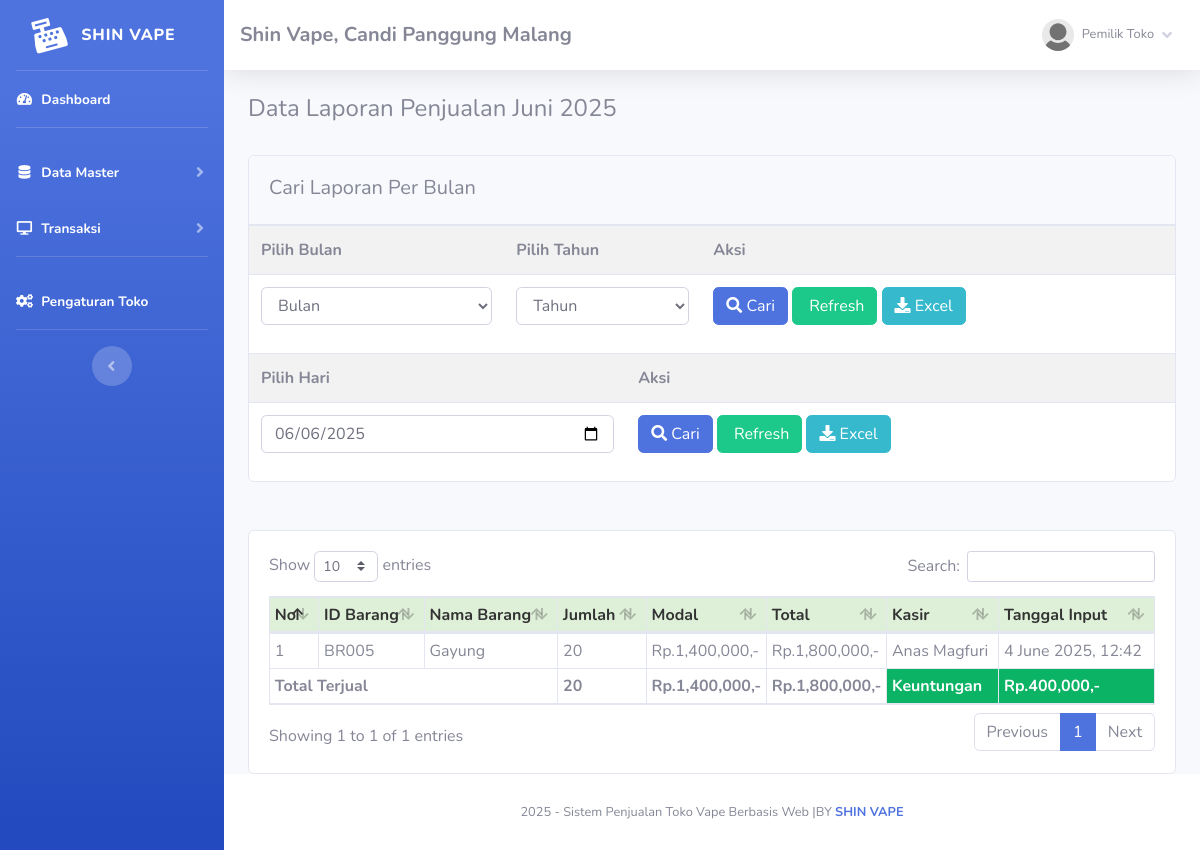
Page /index.php?page=laporan (signed in) on the committed database.
### tables this page shows
CREATE TABLE `toko` (
  `id_toko` int NOT NULL,
  `nama_toko` varchar(255) NOT NULL,
  `alamat_toko` text NOT NULL,
  `tlp` varchar(255) NOT NULL,
  `nama_pemilik` varchar(255) NOT NULL
);

CREATE TABLE `member` (
  `id_member` int NOT NULL,
  `nm_member` varchar(255) NOT NULL,
  `alamat_member` text NOT NULL,
  `telepon` varchar(255) NOT NULL,
  `email` varchar(255) NOT NULL,
  `gambar` text NOT NULL,
  `NIK` text NOT NULL
);

CREATE TABLE `nota` (
  `id_nota` int NOT NULL,
  `id_barang` varchar(255) NOT NULL,
  `id_member` int NOT NULL,
  `jumlah` varchar(255) NOT NULL,
  `total` varchar(255) NOT NULL,
  `tanggal_input` varchar(255) NOT NULL,
  `periode` varchar(255) DEFAULT NULL
);

CREATE TABLE `barang` (
  `id` int NOT NULL,
  `id_barang` varchar(255) NOT NULL,
  `id_kategori` int NOT NULL,
  `nama_barang` text NOT NULL,
  `merk` varchar(255) NOT NULL,
  `harga_beli` varchar(255) NOT NULL,
  `harga_jual` varchar(255) NOT NULL,
  `satuan_barang` varchar(255) NOT NULL,
  `stok` text NOT NULL,
  `tgl_input` varchar(255) NOT NULL,
  `tgl_update` varchar(255) DEFAULT NULL
);

### fungsi/view/view.php (called while the page is built, shortened)
<?php
class view
{
    protected $db;
    public function __construct($db)
    {
        $this->db = $db;
    }
    public function member_edit($id)
    {
        $sql = "select member.*, login.*
                from member inner join login on member.id_member = login.id_member
                where member.id_member= ?";
        $row = $this->db->prepare($sql);
        $row->execute(array($id));
        $hasil = $row->fetch();
        return $hasil;
    }
    public function toko()
    {
        $sql = "select*from toko where id_toko='1'";
        $row = $this->db->prepare($sql);
        $row->execute();
        $hasil = $row->fetch();
        return $hasil;
    }
    public function jual()
    {
        $sql = "SELECT nota.* , barang.id_barang, barang.nama_barang, barang.harga_beli, member.id_member,
                member.nm_member from nota
                left join barang on barang.id_barang=nota.id_barang
                left join member on member.id_member=nota.id_member
                where nota.periode = ?
                ORDER BY id_nota DESC";
        $row = $this->db->prepare($sql);
        $row->execute(array(date('m-Y')));
        $hasil = $row->fetchAll();
        return $hasil;
    }
}

### admin/module/laporan/index.php (the view, shortened to what this page needs)
 <?php
	$bulan_tes =array(
		'01'=>"Januari",
		'02'=>"Februari",
		'03'=>"Maret",
		'04'=>"April",
		'05'=>"Mei",
		'06'=>"Juni",
		'07'=>"Juli",
		'08'=>"Agustus",
		'09'=>"September",
		'10'=>"Oktober",
		'11'=>"November",
		'12'=>"Desember"
	);
?>
<div class="row">
	<div class="col-md-12">
		<h4>
			<?php if(!empty($_GET['cari'])){ ?>
			Data Laporan Penjualan <?= $bulan_tes[$_POST['bln']];?> <?= $_POST['thn'];?>
			<?php }elseif(!empty($_GET['hari'])){?>
			Data Laporan Penjualan <?= $_POST['hari'];?>
			<?php }else{?>
			Data Laporan Penjualan <?= $bulan_tes[date('m')];?> <?= date('Y');?>
			<?php }?>
		</h4>
		<br />
		<div class="card">
			<div class="card-header">
				<h5 class="card-title mt-2">Cari Laporan Per Bulan</h5>
			</div>
			<div class="card-body p-0">
				<form method="post" action="index.php?page=laporan&cari=ok">
					<table class="table table-striped">
						<tr>
							<th>
								Pilih Bulan
							</th>
							<th>
								Pilih Tahun
							</th>
							<th>
								Aksi
							</th>
						</tr>
						<tr>
							<td>
								<select name="bln" class="form-control">
									<option selected="selected">Bulan</option>
								</select>
							</td>
							<td>
							<?php
								echo "<select name='thn' class='form-control'>";
								echo '
								<option selected="selected">Tahun</option>';
								echo "</select>";
							?>
							</td>
							<td>
								<button class="btn btn-primary">
									<i class="fa fa-search"></i> Cari
								</button>
								<a href="index.php?page=laporan" class="btn btn-success">
									<i class="fa fa-refresh"></i> Refresh</a>
								<?php if(!empty($_GET['cari'])){?>
								<a href="excel.php?cari=yes&bln=<?=$_POST['bln'];?>&thn=<?=$_POST['thn'];?>"
									class="btn btn-info"><i class="fa fa-download"></i>
									Excel</a>
								<?php }else{?>
								<a href="excel.php" class="btn btn-info"><i class="fa fa-download"></i>
									Excel</a>
								<?php }?>
							</td>
						</tr>
					</table>
				</form>
				<form method="post" action="index.php?page=laporan&hari=cek">
					<table class="table table-striped">
						<tr>
							<th>
								Pilih Hari
							</th>
							<th>
								Aksi
							</th>
						</tr>
						<tr>
							<td>
								<input type="date" value="<?= date('Y-m-d');?>" class="form-control" name="hari">
							</td>
							<td>
								<button class="btn btn-primary">
									<i class="fa fa-search"></i> Cari
								</button>
								<a href="index.php?page=laporan" class="btn btn-success">
									<i class="fa fa-refresh"></i> Refresh</a>
								<?php if(!empty($_GET['hari'])){?>
								<a href="excel.php?hari=cek&tgl=<?= $_POST['hari'];?>" class="btn btn-info"><i
										class="fa fa-download"></i>
									Excel</a>
								<?php }else{?>
								<a href="excel.php" class="btn btn-info"><i class="fa fa-download"></i>
									Excel</a>
								<?php }?>
							</td>
						</tr>
					</table>
				</form>
			</div>
		</div>
         <br />
         <br />
		<div class="card">
			<div class="card-body">
				<div class="table-responsive">
					<table class="table table-bordered w-100 table-sm" id="example1">
						<thead>
							<tr style="background:#DFF0D8;color:#333;">
								<th> No</th>
								<th> ID Barang</th>
								<th> Nama Barang</th>
								<th style="width:10%;"> Jumlah</th>
								<th style="width:10%;"> Modal</th>
								<th style="width:10%;"> Total</th>
								<th> Kasir</th>
								<th> Tanggal Input</th>
							</tr>
						</thead>
						<tbody>
							<?php
								$no=1;
								if(!empty($_GET['cari'])){
									$periode = $_POST['bln'].'-'.$_POST['thn'];
									$no=1;
									$jumlah = 0;
									$bayar = 0;
									$hasil = $lihat -> periode_jual($periode);
								}elseif(!empty($_GET['hari'])){
									$hari = $_POST['hari'];
									$no=1;
									$jumlah = 0;
									$bayar = 0;
									$hasil = $lihat -> hari_jual($hari);
								}else{
									$hasil = $lihat -> jual();
								}
							?>
							<?php
								$bayar = 0;
								$jumlah = 0;
								$modal = 0;
								foreach($hasil as $isi){
									$bayar += $isi['total'];
									$modal += $isi['harga_beli']* $isi['jumlah'];
									$jumlah += $isi['jumlah'];
							?>
							<tr>
								<td><?php echo $no;?></td>
								<td><?php echo $isi['id_barang'];?></td>
								<td><?php echo $isi['nama_barang'];?></td>
								<td><?php echo $isi['jumlah'];?> </td>
								<td>Rp.<?php echo number_format($isi['harga_beli']* $isi['jumlah']);?>,-</td>
								<td>Rp.<?php echo number_format($isi['total']);?>,-</td>
								<td><?php echo $isi['nm_member'];?></td>
								<td><?php echo $isi['tanggal_input'];?></td>
							</tr>
							<?php $no++; }?>
						</tbody>
						<tfoot>
							<tr>
								<th colspan="3">Total Terjual</td>
								<th><?php echo $jumlah;?></td>
								<th>Rp.<?php echo number_format($modal);?>,-</th>
								<th>Rp.<?php echo number_format($bayar);?>,-</th>
								<th style="background:#0bb365;color:#fff;">Keuntungan</th>
								<th style="background:#0bb365;color:#fff;">
									Rp.<?php echo number_format($bayar-$modal);?>,-</th>
							</tr>
						</tfoot>
					</table>
				</div>
			</div>
		</div>
     </div>
 </div>

### admin/template/sidebar.php (shortened to what this page needs)
<?php
$id = $_SESSION['admin']['id_member'];
$hasil_profil = $lihat->member_edit($id);
?>
<ul class="navbar-nav bg-gradient-primary sidebar sidebar-dark accordion" id="accordionSidebar">
    <a class="sidebar-brand d-flex align-items-center justify-content-center" href="index.php">
        <div class="sidebar-brand-icon rotate-n-15">
            <i class="fas fa-cash-register"></i>
        </div>
        <div class="sidebar-brand-text mx-3">Shin Vape<sup></sup></div>
    </a>
    <hr class="sidebar-divider my-0">
    <li class="nav-item active">
        <a class="nav-link" href="index.php">
            <i class="fas fa-fw fa-tachometer-alt"></i>
            <span>Dashboard</span></a>
    </li>
    <hr class="sidebar-divider">
    <li class="nav-item active">
        <a class="nav-link collapsed" href="#" data-toggle="collapse" data-target="#collapseTwo" aria-expanded="true"
            aria-controls="collapseTwo">
            <i class="fas fa-fw fa-database"></i>
            <span>Data Master</span>
        </a>
    </li>
    <li class="nav-item active">
        <a class="nav-link collapsed" href="#" data-toggle="collapse" data-target="#collapse3" aria-expanded="true"
            aria-controls="collapse3">
            <i class="fas fa-fw fa-desktop"></i>
            <span>Transaksi</span>
        </a>
    </li>
    <hr class="sidebar-divider">
    <li class="nav-item active">
        <a class="nav-link" href="index.php?page=pengaturan">
            <i class="fas fa-fw fa-cogs"></i>
            <span>Pengaturan Toko</span></a>
    </li>
    <hr class="sidebar-divider d-none d-md-block">
    <div class="text-center d-none d-md-inline">
        <button class="rounded-circle border-0" id="sidebarToggle"></button>
    </div>
</ul>
<div id="content-wrapper" class="d-flex flex-column">
    <div id="content">
        <nav class="navbar navbar-expand navbar-light bg-white topbar mb-4 static-top shadow">
            <h5 class="d-lg-block d-none mt-2"><b><?php echo $toko['nama_toko']; ?>,
                    <?php echo $toko['alamat_toko']; ?></b></h5>
            <ul class="navbar-nav ml-auto">
                <li class="nav-item dropdown no-arrow">
                    <a class="nav-link dropdown-toggle" href="#" id="userDropdown" role="button" data-toggle="dropdown"
                        aria-haspopup="true" aria-expanded="false">
                        <img class="img-profile rounded-circle"
                            src="assets/img/user/<?php echo $hasil_profil['gambar']; ?>">
                        <span
                            class="mr-2 d-none d-lg-inline text-gray-600 small ml-2"><?php echo $hasil_profil['nm_member']; ?></span>
                        <i class="fas fa-angle-down"></i>
                    </a>
                </li>
            </ul>
        </nav>
        <div class="container-fluid">

### rows in the picture
toko: nama_toko "Shin Vape", alamat_toko "Candi Panggung Malang"
nota: barang.id_barang "BR005", barang.nama_barang "Gayung", jumlah "20", $isi['harga_beli']*$isi['jumlah'] "1,400,000", total "1,800,000", id_member.nm_member "Anas Magfuri", tanggal_input "4 June 2025, 12:42"

### other values in the picture
$hasil_profil['nm_member'] "Pemilik Toko"
$jumlah "20"
$modal "1,400,000"
$bayar "1,800,000"
$bayar-$modal "400,000"
